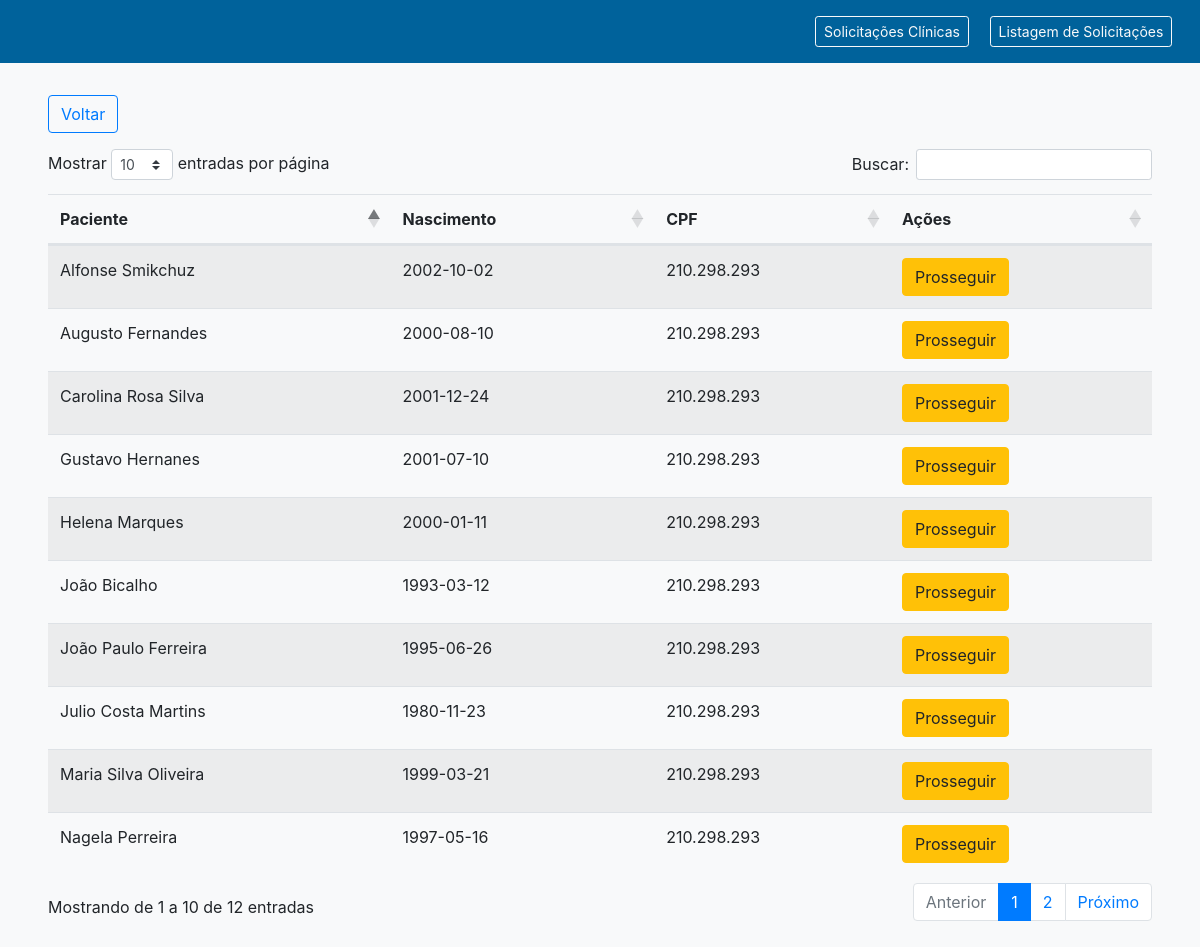
The page /views/listagem.php on the database its author committed.
### tables this page shows
CREATE TABLE `pacientes` (
  `id` int(11) NOT NULL AUTO_INCREMENT,
  `nome` varchar(150) NOT NULL,
  `dataNasc` date NOT NULL,
  `CPF` varchar(11) NOT NULL,
  `status` varchar(10) NOT NULL,
  `hora` time NOT NULL,
  PRIMARY KEY (`id`)
);

### Views/listagem.php (the view, shortened to what this page needs)
<!DOCTYPE html>
<html lang="pt-br">
<head>
    <link rel="stylesheet" href="https://cdnjs.cloudflare.com/ajax/libs/twitter-bootstrap/4.5.2/css/bootstrap.css">
    <link rel="stylesheet" href="https://cdn.datatables.net/1.13.4/css/dataTables.bootstrap4.min.css">
</head>
<body>
    <div class="container-fluid">
        <div class="row pt-3 pb-3" style="background-color: #00629B">
            <div class="col-8"></div>
            <div class="col-4">
                <a class="btn btn-outline-light btn-sm mr-3" href="/views/registro.php" role="button">Solicitações Clínicas</a>
                <a class="btn btn-outline-light btn-sm" href="#" role="button">Listagem de Solicitações</a>
            </div>
        </div>
    </div>
    <div class="container-fluid bg-light pl-5 pr-5 pb-4">
        <div class="row">
            <div class="col mt-3 mb-3">
                <div class="row">
                    <div class="col-2 mt-3">
                        <a class="btn btn-outline-primary" href="/views/registro.php" role="button">Voltar</a>
                    </div>
                </div>
            </div>
        </div>
        <?php
            require_once '../Models/conexao.php';
            $sql = "SELECT * FROM pacientes";
            $res = $conexao->query($sql);
            $qtd = $res -> num_rows;
            if($qtd > 0){
                ?>
                <table class='table table-hover table-striped' id='listar-pagina'>
                  <thead>
                    <tr>
                      <th>Paciente</th>
                      <th>Nascimento</th>
                      <th>CPF</th>
                      <th>Ações</th>
                    </tr>
                  </thead>
                  <tbody>
                    <?php while ($row = $res->fetch_object()) { ?>
                      <tr>
                        <td><?php echo $row->nome; ?></td>
                        <td><?php echo $row->dataNasc; ?></td>
                        <td class="cpf"><?php echo $row->CPF; ?></td>
                        <td>
                          <button onclick="location.href='?page=editar&id<?php echo $row->id; ?>';" class='btn btn-warning'>Prosseguir</button>
                        </td>
                      </tr>
                    <?php } ?>
                  </tbody>
                </table>
                <?php
              } else {
                ?>
                <p class ='alert alert-danger'>Não encontrou resultados!</p>
                <?php
              }
        ?>
    </div>
</body>
</html>

### rows shown on the page
pacientes: nome "Augusto Fernandes", dataNasc "2000-08-10", CPF "210.298.293"
pacientes: nome "Maria Silva Oliveira", dataNasc "1999-03-21", CPF "210.298.293"
pacientes: nome "Alfonse Smikchuz", dataNasc "2002-10-02", CPF "210.298.293"
pacientes: nome "Nagela Perreira", dataNasc "1997-05-16", CPF "210.298.293"
pacientes: nome "Gustavo Hernanes", dataNasc "2001-07-10", CPF "210.298.293"
pacientes: nome "João Paulo Ferreira", dataNasc "1995-06-26", CPF "210.298.293"
pacientes: nome "Julio Costa Martins", dataNasc "1980-11-23", CPF "210.298.293"
pacientes: nome "Helena Marques", dataNasc "2000-01-11", CPF "210.298.293"
pacientes: nome "João Bicalho", dataNasc "1993-03-12", CPF "210.298.293"
pacientes: nome "Carolina Rosa Silva", dataNasc "2001-12-24", CPF "210.298.293"
